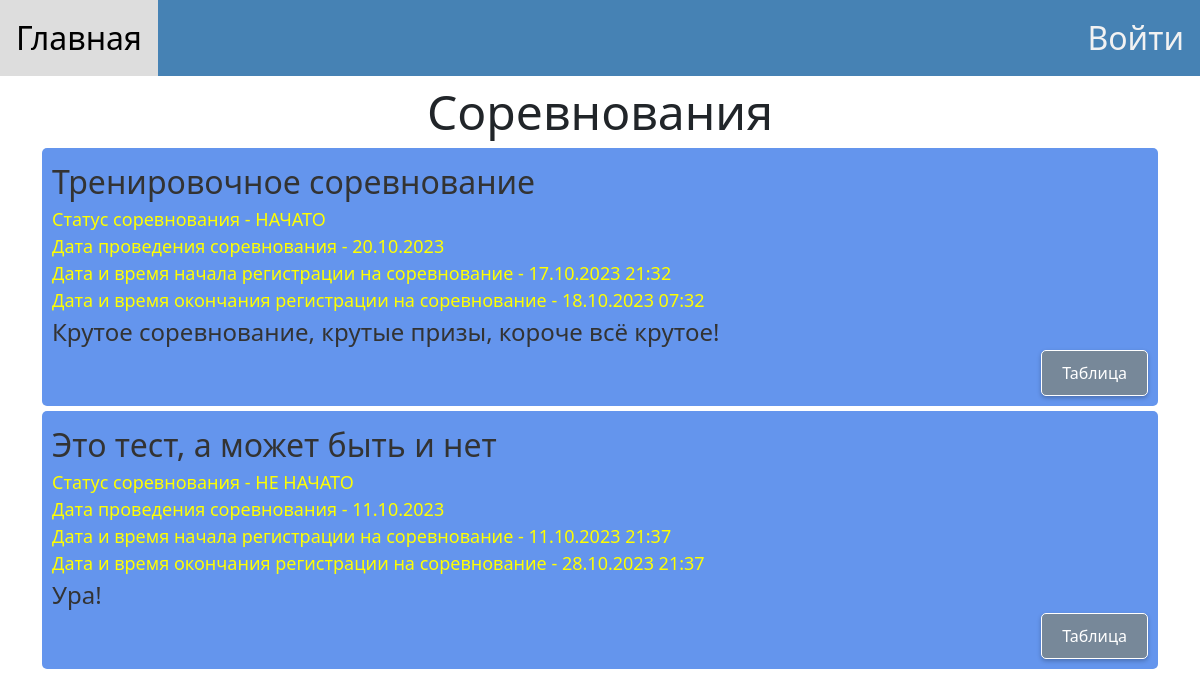
Before: / with the older database file.
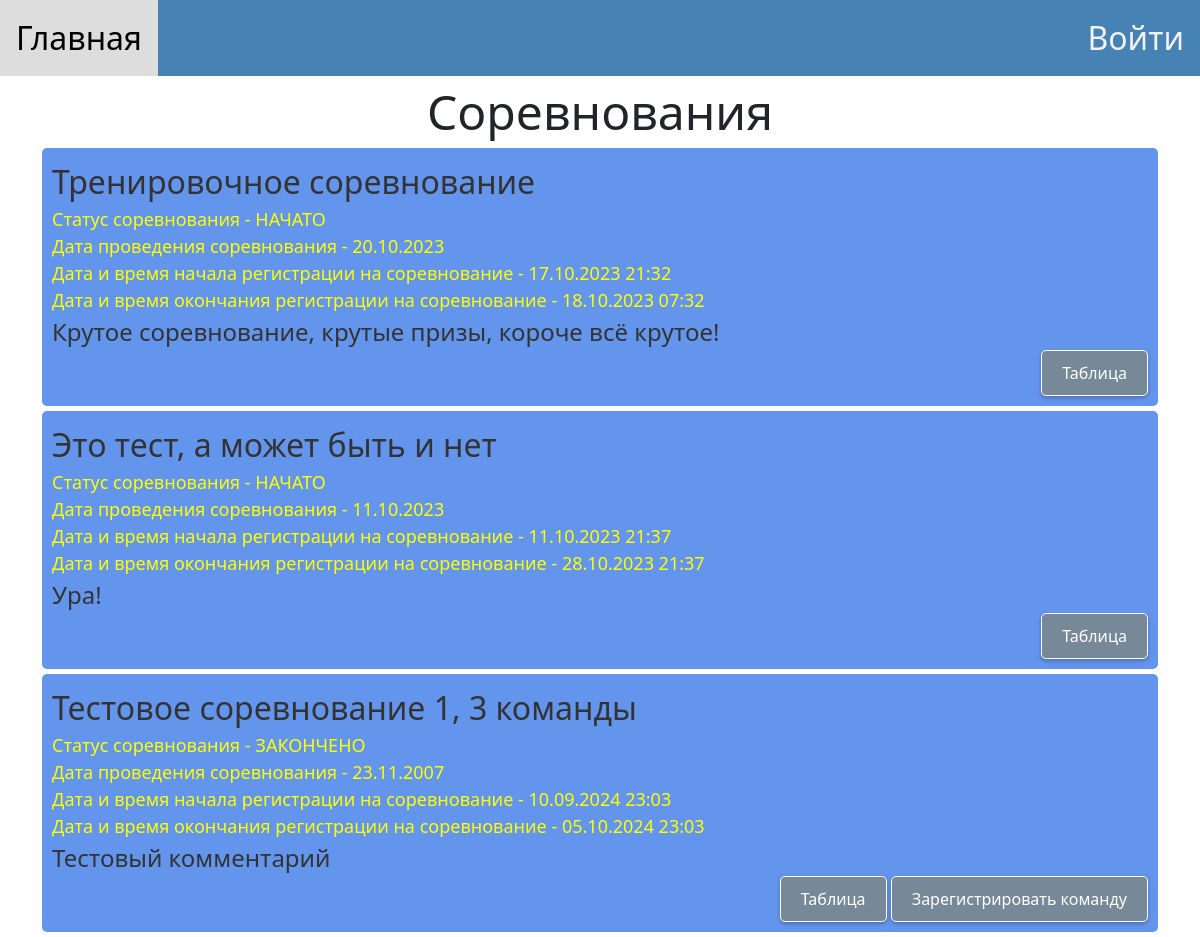
After: the same page with the newer database file.
### for_work_with_database/class_db_competition.py (models this page shows)
class Competition(SqlAlchemyBase):
    __tablename__ = "competition"
    id = Column(Integer, primary_key=True, autoincrement=True)
    date = Column(Text)
    commentary = Column(Text)
    date_of_ending_registration_members = Column(Text)
    started = Column(Text)
    date_of_starting_registration_members = Column(Text)
    header_for_competition = Column(Text)

### main.py (the view)
@app.route("/")
@limiter.limit(REQUESTS_TIME)
def main_page():
    page = request.args.get("page", type=int, default=1)
    sess = db_session.create_session()
    competitions = sorted(sess.query(Competition).all(), key=lambda x: x.date, reverse=True)
    now_datetime = datetime.datetime.now()
    return render_template("main_page.html", competitions=competitions, strptime=datetime.datetime.strptime,
                           now_datetime=now_datetime)

### for_work_with_database/db_session.py (called while the page is built)
def create_session() -> Session:
    global __factory
    return __factory()

### templates/main_page.html (shortened to what this page needs)
{% extends "base.html" %}
{% block content %}
<head>
</head>
<body>
<div align="center">
    <font size="45%">Соревнования</font><br>
</div>
<div align="center">
    <ul class="competitions">
        {% for competition in competitions%}
        <li>
            <div align="left">
                <font size="6%">{{competition.header_for_competition}}</font><br>
                {% if competition.started == "not_started"%}
                    <font color="yellow" size="4%">Статус соревнования - НЕ НАЧАТО</font>
                {% elif competition.started == "started" %}
                    <font color="yellow" size="4%">Статус соревнования - НАЧАТО</font>
                {% else %}
                    <font color="yellow" size="4%">Статус соревнования - ЗАКОНЧЕНО</font>
                {% endif %}
                <br>
                <font color="yellow" size="4%">Дата проведения соревнования - {{".".join(competition.date.split("-")[::-1])}}</font>
                <br>
                <font color="yellow" size="4%">Дата и время начала регистрации на соревнование - {{".".join(competition.date_of_starting_registration_members.split("T")[0].split("-")[::-1]) + " " + competition.date_of_starting_registration_members.split("T")[1]}}</font>
                <br>
                <font color="yellow" size="4%">Дата и время окончания регистрации на соревнование - {{".".join(competition.date_of_ending_registration_members.split("T")[0].split("-")[::-1]) + " " + competition.date_of_ending_registration_members.split("T")[1]}}</font>
                <br>
                <font size="5%">{{competition.commentary}}</font>
            </div>
            <div align="right">
                <a href="/table/pilot/{{competition.id}}">
                    <button class="green_button">Таблица</button>
                </a>
                {% if not current_user.is_authenticated and strptime(competition.date_of_ending_registration_members, "%Y-%m-%dT%H:%M") > now_datetime and strptime(competition.date_of_starting_registration_members, "%Y-%m-%dT%H:%M") < now_datetime %}
                    <a href="/reg_team/{{competition.id}}">
                        <button class="green_button">Зарегистрировать команду</button>
                    </a>
                {% endif %}
            </div>
        </li>
        {% endfor %}
    </ul>
</div>
</body>
{% endblock %}

### templates/base.html (shortened to what this page needs)
<!DOCTYPE html>
<html lang="en">
<head>
    <link href="https://cdn.jsdelivr.net/npm/bootstrap@5.0.2/dist/css/bootstrap.min.css" rel="stylesheet"
>
    <link rel="stylesheet" href="{{ url_for('static',filename='styles/style.css') }}">
    <div class="topnav">
        <a class="active" href="/">Главная</a>
        {% if not current_user.is_authenticated%}
            <a href="/login_user" style="float: right">Войти</a>
        {% else %}
            <a href="/" style="float: right">
                {{current_user.name}} {{current_user.last_name}}
            </a>
            <a href="/logout" style="float: right"><font color="red">Выйти</font></a>
        {% endif %}
    </div>
</head>
<main role="main" class="container">
    {% block content %}{% endblock %}
</main>
</html>

### static/styles/style.css (style rules this page uses)
.topnav { background-color: #4682B4; overflow: hidden; }
.topnav a { float: left; color: #f2f2f2; text-align: center; padding: 14px 16px; text-decoration: none; font-size: 200%; }
.topnav a.active { background-color: #778899; color: white; }
ul.competitions { list-style-type: none; padding: 0; margin: 0; }
ul.competitions li { padding: 10px; margin-bottom: 5px; background-color: #6495ED; border-radius: 5px; color: #333; }
a { text-decoration: none; }
button.green_button { background-color: #778899; color: white; border: none; padding: 10px 20px; border-radius: 5px; box-shadow: 0px 2px 4px rgba(0, 0, 0, 0.25); font-size: 16px; border: 1px solid white; }

Changed rows visible on the page:
changed Competition "Это тест, а может быть и нет": started "Статус соревнования - НЕ НАЧАТО" → "Статус соревнования - НАЧАТО"
added Competition: header_for_competition "Тестовое соревнование 1, 3 команды", started "Статус соревнования - ЗАКОНЧЕНО", date "23.11.2007", date_of_starting_registration_members "10.09.2024 23:03", date_of_ending_registration_members "05.10.2024 23:03", commentary "Тестовый комментарий"
